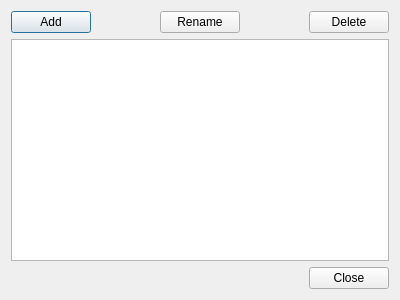
<?xml version="1.0" encoding="UTF-8"?>
<ui version="4.0">
 <class>ClassEditor</class>
 <widget class="QDialog" name="ClassEditor">
  <property name="geometry">
   <rect>
    <x>0</x>
    <y>0</y>
    <width>400</width>
    <height>300</height>
   </rect>
  </property>
  <property name="windowTitle">
   <string>Dialog</string>
  </property>
  <layout class="QGridLayout" name="gridLayout">
   <item row="0" column="0">
    <layout class="QVBoxLayout" name="verticalLayout">
     <item>
      <layout class="QHBoxLayout" name="horizontalLayout">
       <item>
        <widget class="QPushButton" name="addButton">
         <property name="text">
          <string>Add</string>
         </property>
        </widget>
       </item>
       <item>
        <spacer name="horizontalSpacer_2">
         <property name="orientation">
          <enum>Qt::Horizontal</enum>
         </property>
         <property name="sizeHint" stdset="0">
          <size>
           <width>40</width>
           <height>20</height>
          </size>
         </property>
        </spacer>
       </item>
       <item>
        <widget class="QPushButton" name="renameButton">
         <property name="text">
          <string>Rename</string>
         </property>
        </widget>
       </item>
       <item>
        <spacer name="horizontalSpacer">
         <property name="orientation">
          <enum>Qt::Horizontal</enum>
         </property>
         <property name="sizeHint" stdset="0">
          <size>
           <width>40</width>
           <height>20</height>
          </size>
         </property>
        </spacer>
       </item>
       <item>
        <widget class="QPushButton" name="deleteButton">
         <property name="text">
          <string>Delete</string>
         </property>
        </widget>
       </item>
      </layout>
     </item>
     <item>
      <widget class="QListWidget" name="listWidget"/>
     </item>
    </layout>
   </item>
   <item row="1" column="0">
    <layout class="QHBoxLayout" name="horizontalLayout_2">
     <item>
      <spacer name="horizontalSpacer_3">
       <property name="orientation">
        <enum>Qt::Horizontal</enum>
       </property>
       <property name="sizeHint" stdset="0">
        <size>
         <width>40</width>
         <height>20</height>
        </size>
       </property>
      </spacer>
     </item>
     <item>
      <widget class="QPushButton" name="closeButton">
       <property name="text">
        <string>Close</string>
       </property>
      </widget>
     </item>
    </layout>
   </item>
  </layout>
 </widget>
 <resources/>
 <connections/>
</ui>
